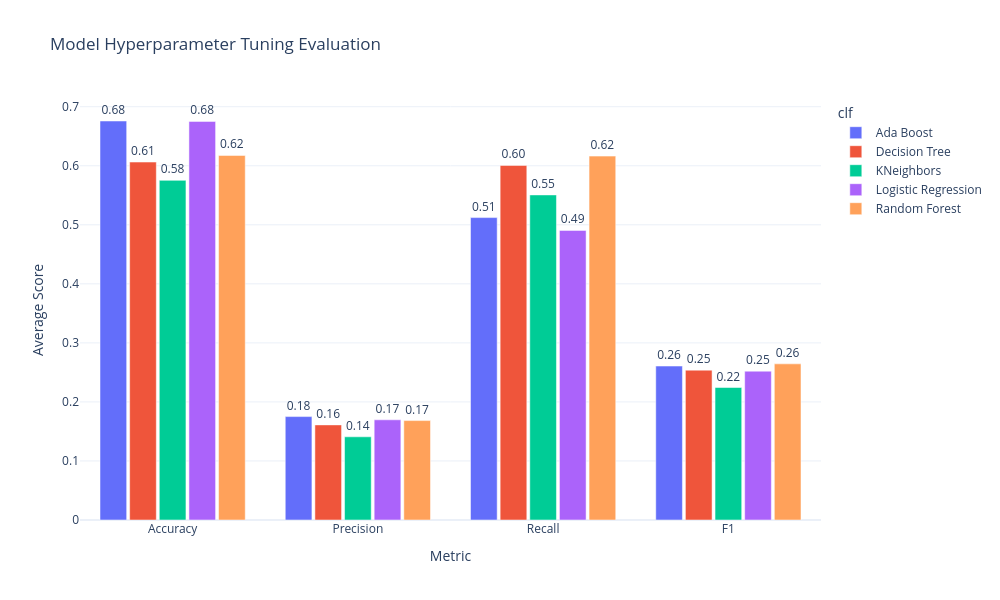

Notebook cell for this chart:
### Markdown cell above
It appears that on average, Random Forest models had the highest recall. These models are showing poor precision, likely due to the undersampling method used to address class imbalance. The models are trained to be more sensitive to the minority class, reducing their ability to accurately distinguish true and false positives.

### Code cell
#Calculates each model's average accuracy, precision, recall, and f1-score across all configurations
#avg_scores = pd.melt(scores.groupby('clf')[['mean_test_accuracy', 'mean_test_precision', 'mean_test_recall', 'mean_test_f1']].reset_index(),
#       id_vars = 'clf', var_name = 'metric', value_name = 'avg_score')
best_scores = pd.melt(scores.groupby('clf').apply(lambda x: x.nlargest(1, 'mean_test_f1'))[['mean_test_accuracy', 'mean_test_precision', 'mean_test_recall', 'mean_test_f1']].reset_index().drop(columns = 'level_1'),
       id_vars = 'clf', var_name = 'metric', value_name = 'avg_score')

#Plots the average values as a bar chart, encoding model as bar color, average score as bar height, 
#and metric as bar x
fig = px.bar(best_scores, x = 'metric', y = 'avg_score', color = 'clf', template = 'plotly_white',
            height = 600, width = 1000, text_auto = True, barmode = 'group', title = 'Model Hyperparameter Tuning Evaluation')
#Adds text labels above each bar
fig.update_traces(textposition='outside', texttemplate='%{y:.2f}')
fig.update_layout(yaxis_title = 'Average Score', xaxis_title = 'Metric', bargroupgap = 0.1)

#fig.for_each_annotation(lambda a: a.update(text=a.text.split("mean_test_")[-1].title()))
fig.update_xaxes(
    tickmode = 'array',
    tickvals = ['mean_test_accuracy', 'mean_test_precision', 'mean_test_recall', 'mean_test_f1'],
    ticktext = ['Accuracy', 'Precision', 'Recall', 'F1']
)

fig.show()

### Figure 1 — Plotly figure (JSON) as saved in the notebook; plotly's stock layout.template omitted (floating-point values rounded to 4 significant figures)
{"data": [{"alignmentgroup": "True", "hovertemplate": "clf=Ada Boost<br>metric=%{x}<br>avg_score=%{y}<extra></extra>", "legendgroup": "Ada Boost", "marker": {"color": "#636efa", "pattern": {"shape": ""}}, "name": "Ada Boost", "offsetgroup": "Ada Boost", "orientation": "v", "showlegend": true, "textposition": "outside", "texttemplate": "%{y:.2f}", "type": "bar", "x": ["mean_test_accuracy", "mean_test_precision", "mean_test_recall", "mean_test_f1"], "xaxis": "x", "y": [0.6758, 0.1752, 0.5122, 0.2608], "yaxis": "y"}, {"alignmentgroup": "True", "hovertemplate": "clf=Decision Tree<br>metric=%{x}<br>avg_score=%{y}<extra></extra>", "legendgroup": "Decision Tree", "marker": {"color": "#EF553B", "pattern": {"shape": ""}}, "name": "Decision Tree", "offsetgroup": "Decision Tree", "orientation": "v", "showlegend": true, "textposition": "outside", "texttemplate": "%{y:.2f}", "type": "bar", "x": ["mean_test_accuracy", "mean_test_precision", "mean_test_recall", "mean_test_f1"], "xaxis": "x", "y": [0.6063, 0.1611, 0.6006, 0.2538], "yaxis": "y"}, {"alignmentgroup": "True", "hovertemplate": "clf=KNeighbors<br>metric=%{x}<br>avg_score=%{y}<extra></extra>", "legendgroup": "KNeighbors", "marker": {"color": "#00cc96", "pattern": {"shape": ""}}, "name": "KNeighbors", "offsetgroup": "KNeighbors", "orientation": "v", "showlegend": true, "textposition": "outside", "texttemplate": "%{y:.2f}", "type": "bar", "x": ["mean_test_accuracy", "mean_test_precision", "mean_test_recall", "mean_test_f1"], "xaxis": "x", "y": [0.5753, 0.1409, 0.5506, 0.2244], "yaxis": "y"}, {"alignmentgroup": "True", "hovertemplate": "clf=Logistic Regression<br>metric=%{x}<br>avg_score=%{y}<extra></extra>", "legendgroup": "Logistic Regression", "marker": {"color": "#ab63fa", "pattern": {"shape": ""}}, "name": "Logistic Regression", "offsetgroup": "Logistic Regression", "orientation": "v", "showlegend": true, "textposition": "outside", "texttemplate": "%{y:.2f}", "type": "bar", "x": ["mean_test_accuracy", "mean_test_precision", "mean_test_recall", "mean_test_f1"], "xaxis": "x", "y": [0.6751, 0.1697, 0.4905, 0.2521], "yaxis": "y"}, {"alignmentgroup": "True", "hovertemplate": "clf=Random Forest<br>metric=%{x}<br>avg_score=%{y}<extra></extra>", "legendgroup": "Random Forest", "marker": {"color": "#FFA15A", "pattern": {"shape": ""}}, "name": "Random Forest", "offsetgroup": "Random Forest", "orientation": "v", "showlegend": true, "textposition": "outside", "texttemplate": "%{y:.2f}", "type": "bar", "x": ["mean_test_accuracy", "mean_test_precision", "mean_test_recall", "mean_test_f1"], "xaxis": "x", "y": [0.6175, 0.1684, 0.6163, 0.2645], "yaxis": "y"}], "layout": {"bargroupgap": 0.1, "barmode": "group", "height": 600, "legend": {"title": {"text": "clf"}, "tracegroupgap": 0}, "title": {"text": "Model Hyperparameter Tuning Evaluation"}, "width": 1000, "xaxis": {"anchor": "y", "autorange": true, "domain": [0, 1], "range": [-0.5, 3.5], "tickmode": "array", "ticktext": ["Accuracy", "Precision", "Recall", "F1"], "tickvals": ["mean_test_accuracy", "mean_test_precision", "mean_test_recall", "mean_test_f1"], "title": {"text": "Metric"}, "type": "category"}, "yaxis": {"anchor": "x", "autorange": true, "domain": [0, 1], "range": [0, 0.7462], "title": {"text": "Average Score"}, "type": "linear"}}}
